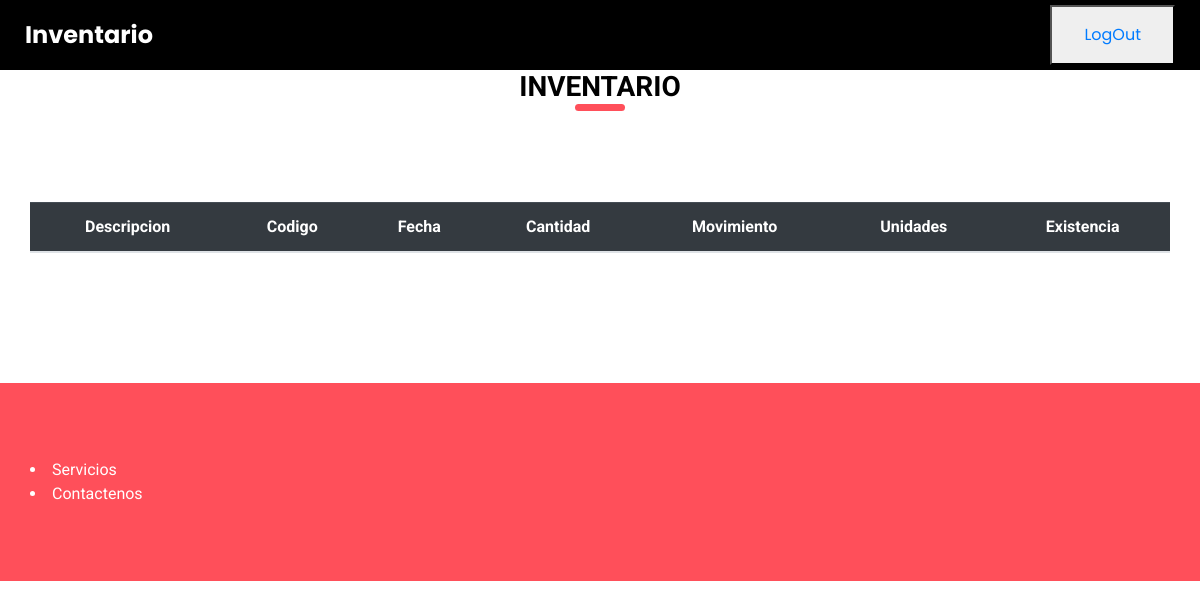
Page /inventarios.php on the earlier database version.
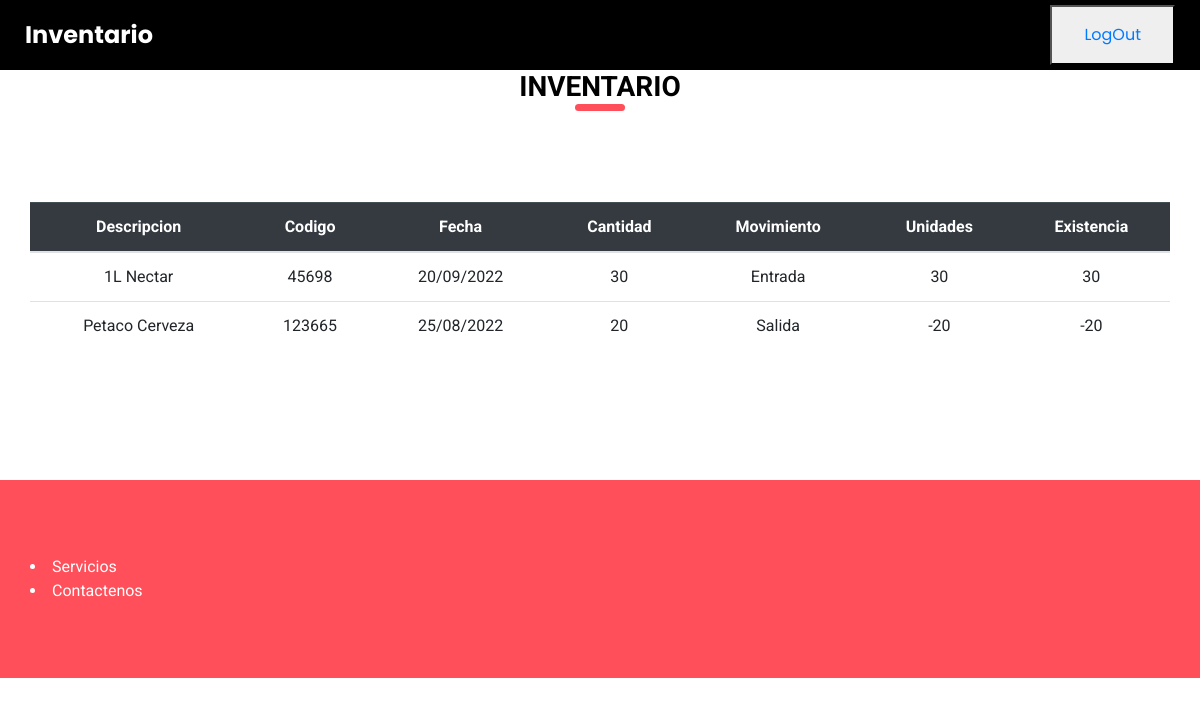
Same page on the later database version.
### tables this page shows
CREATE TABLE `inventario` (
  `InvDescripcion` varchar(70) DEFAULT NULL,
  `InvCodigo` int(30) NOT NULL,
  `InvFecha` varchar(40) DEFAULT NULL,
  `InvCantidad` int(40) DEFAULT NULL,
  `InvMovimiento` varchar(40) DEFAULT NULL,
  `InvUnidades` varchar(20) NOT NULL,
  `InvExistencia` varchar(20) NOT NULL
);

### inventarios.php (the view, shortened to what this page needs)
<!DOCTYPE html>
<html>
<head>
  <link rel="stylesheet" type="text/css"
    href="https://cdnjs.cloudflare.com/ajax/libs/OwlCarousel2/2.1.3/assets/owl.carousel.min.css" />
  <link rel="stylesheet" type="text/css" href="css/bootstrap.css" />
  <link href="css/style.css" rel="stylesheet" />
  <link href="css/responsive.css" rel="stylesheet" />
</head>
<body>
  <div class="hero_area">
    <header class="header_section">
      <div class="container-fluid">
        <nav class="navbar navbar-expand-lg custom_nav-container ">
          <a class="navbar-brand" href="index.html">
            <span>
              Inventario
            </span>
          </a>
          <form class="nav justify-content-end">
            <button class=nav-link href="index.html">
                <li class="nav-item">
                 <a class="nav-link" href="index.html">LogOut</a>
                </li>
            </button>
          </form>
        </nav>
      </div>
    </header>
  </div>
 <section class="service_section layout_padding-bottom">
  <div class="container">
    <div class="custom_heading-container">
      <h3 class= " ">
          Inventario
    </div>
  </div>
 </section>
 <section class="service_section layout_padding-bottom">
  <div class="container">
    <div class="custom_heading-container">
    <?php
      $conexion=new PDO("mysql:host=localhost;dbname=distribuidora;","root");
          $busqueda=$conexion->prepare("SELECT * FROM inventario");
          $busqueda->execute();
          $resultado = $busqueda->fetchAll();
      ?>
      <table class="table">
        <caption>
        </caption>
        <thead class="table-dark">
          <tr>
            <th scope="col">Descripcion</th>
            <th scope="col">Codigo</th>
            <th scope="col">Fecha</th>
            <th scope="col">Cantidad</th>
            <th scope="col">Movimiento</th>
            <th scope="col">Unidades</th>
            <th scope="col">Existencia</th>
          </tr>
        </thead>
        <tbody>
          <?php
          foreach($resultado as $res)
          {
            echo "<tr>";
            echo "<td>".$res["InvDescripcion"]."</td>";
            echo "<td>".$res["InvCodigo"]."</td>";
            echo "<td>".$res["InvFecha"]."</td>";
            echo "<td>".$res["InvCantidad"]."</td>";
            echo "<td>".$res["InvMovimiento"]."</td>";
            echo "<td>".$res["InvUnidades"]."</td>";
            echo "<td>".$res["InvExistencia"]."</td>";
            echo "</tr>";
          }
          ?>
        </tbody>
      </table>
    </div>
  </div>
 </section>
   <section class="info_section layout_padding">
      <div class="container">
        <div class="row">
          <div class="col-md-3">
             <div class="info-logo">
               <li>
                <a href="service.html">
                    Servicios
                  </a>
               </li>
                <li>
                  <a href="contact.html">
                    Contactenos
                  </a>
               </li>
             </div>
            </div>
          </div>
       </div>
   </section>
</body>
</html>

### css/style.css (style rules this page uses)
body { font-family: 'Roboto', sans-serif; color: #000000; background-color: #ffffff; }
.layout_padding { padding: 75px 0; }
.layout_padding-bottom { padding-bottom: 75px; }
.custom_heading-container { display: -webkit-box; display: -ms-flexbox; display: flex; -webkit-box-pack: center; -ms-flex-pack: center; justify-content: center; }
.custom_heading-container h3 { text-transform: uppercase; font-weight: bold; color: #000000; position: relative; }
.custom_heading-container h3::before { content: ""; position: absolute; bottom: -7px; left: 50%; width: 50px; height: 7px; -webkit-transform: translateX(-50%); transform: translateX(-50%); background-color: #ff4f5a; border-radius: 15px; }
.header_section { background-color: #000000; font-family: "Poppins", sans-serif; }
.header_section .container-fluid { padding-right: 25px; padding-left: 25px; }
a, a:hover, a:focus { text-decoration: none; }
.navbar-brand { display: -webkit-box; display: -ms-flexbox; display: flex; -webkit-box-align: center; -ms-flex-align: center; align-items: center; }
.navbar-brand span { font-weight: bold; font-size: 24px; color: #ffffff; }
.custom_nav-container { z-index: 99999; padding: 5px 0; }
.service_section { text-align: center; position: relative; }
.service_section .custom_heading-container { margin-bottom: 15px; }
.service_section::before { content: ""; width: 200px; height: 175px; position: absolute; bottom: 95px; left: 50%; -webkit-transform: translateX(-50%); transform: translateX(-50%); background-size: cover; }
.info_section { background-color: #ff4f5a; color: #ffffff; }
.info_section a { color: #ffffff; }

### css/responsive.css (style rules this page uses)
@media (min-width: 1200px) { .container { max-width: 1170px; } }

Differences in the rows shown:
added inventario: InvDescripcion "1L Nectar", InvCodigo "45698", InvFecha "20/09/2022", InvCantidad "30", InvMovimiento "Entrada", InvUnidades "30", InvExistencia "30"
added inventario: InvDescripcion "Petaco Cerveza", InvCodigo "123665", InvFecha "25/08/2022", InvCantidad "20", InvMovimiento "Salida", InvUnidades "-20", InvExistencia "-20"
